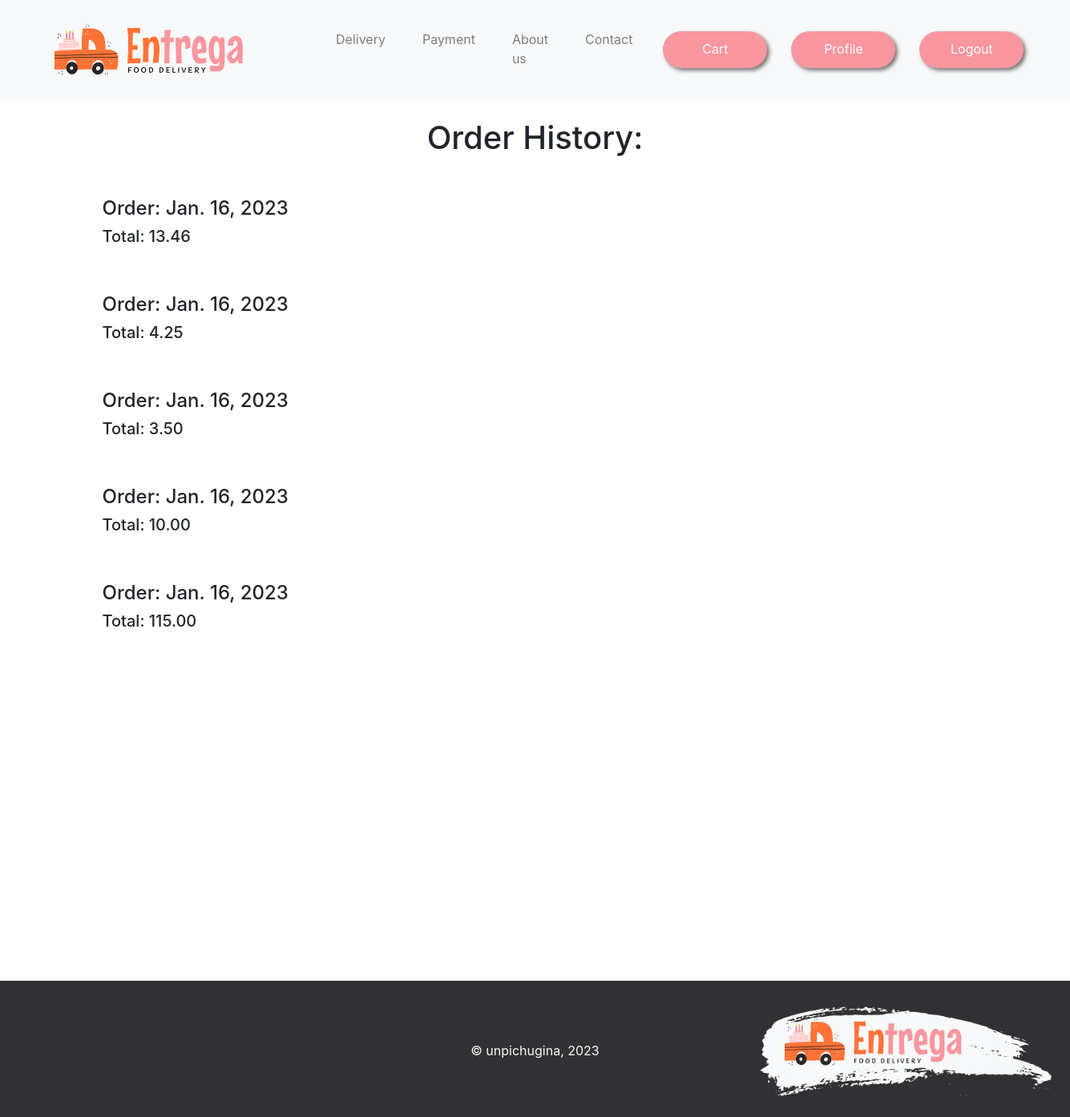
/order/history/ (signed in), run on an earlier commit of the app's database.
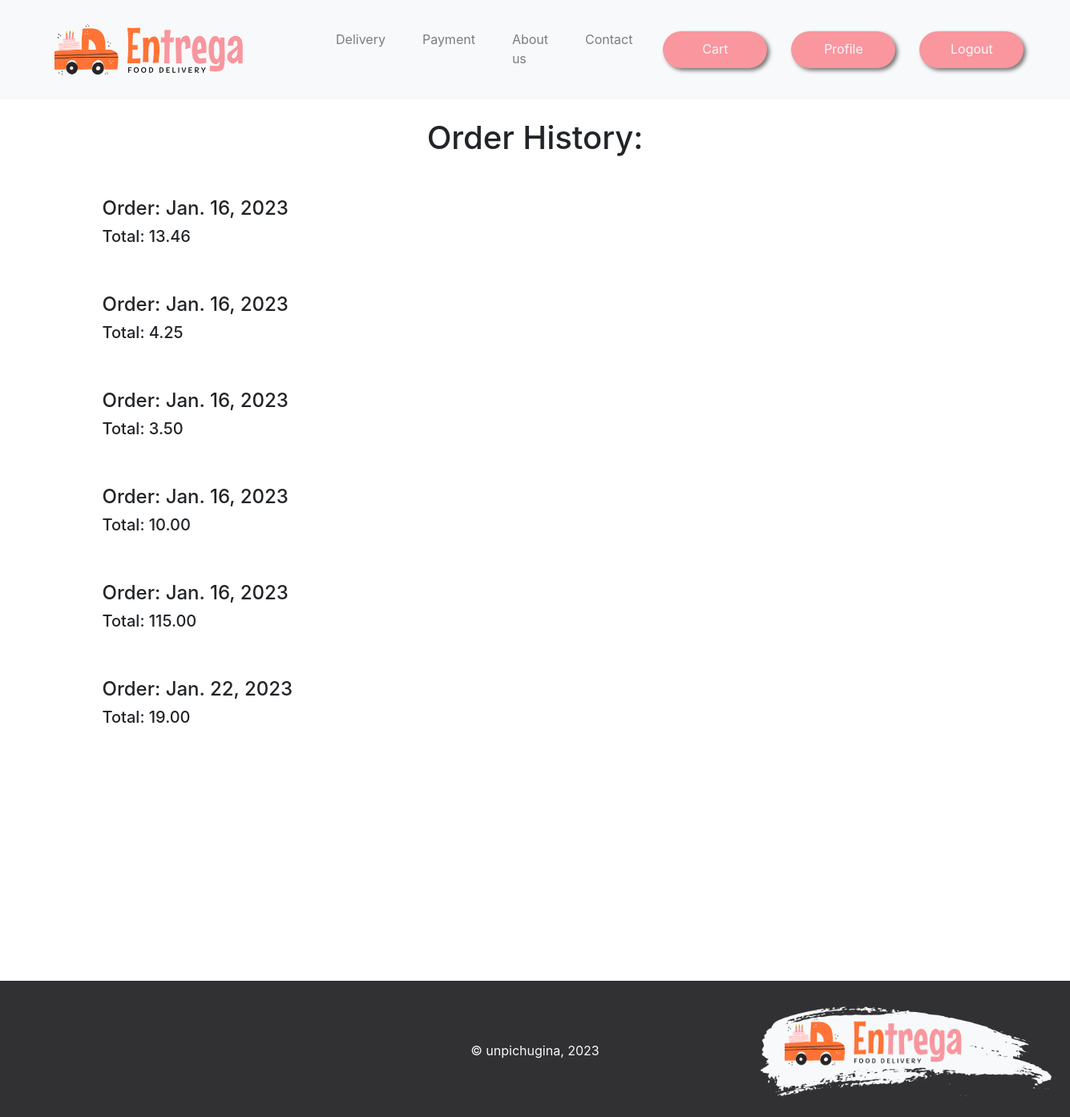
And on a later commit of the database.
### order/models.py (models this page shows, shortened)
class Order(models.Model):
    created_at = models.DateField(auto_now=True)
    user = models.ForeignKey(get_user_model(), on_delete=models.SET_NULL, blank=True, null=True)
    first_name = models.CharField(max_length=255)
    last_name = models.CharField(max_length=255)
    email = models.EmailField()
    phone = models.CharField(max_length=10)
    address = models.CharField(max_length=255)
    note = models.TextField(blank=True, default='')
    status = models.IntegerField(choices=order_status, default=0)
    total = models.DecimalField(default=0, max_digits=100, decimal_places=2)
    objects = OrderManager()

### order/views.py (the view)
# urls.py: path('history/', views.OrderHistoryView.as_view(), name='history'),
class OrderHistoryView(LoginRequiredMixin, ListView):
    template_name = 'history.html'
    model = Order
    def get_queryset(self):
        user_id = self.request.user.id
        if user_id:
            return self.model.objects.get_by_user_id(user_id)
        return super(OrderHistoryView, self).get_queryset()
    def get_context_data(self, **kwargs):
        context = super(OrderHistoryView, self).get_context_data(**kwargs)
        context['items'] = OrderItem.objects.all()
        return context

### order/models.py (called while the page is built)
    def get_prefetched(self):
        return self.get_queryset().select_related('user')

    def get_by_user_id(self, user_id):
        return self.get_prefetched().filter(user=user_id)

### order/templates/history.html (shortened to what this page needs)
{% extends 'base.html' %}
{% load bootstrap4 %}
{%  load static %}
{% block css %}
    <link rel="stylesheet" href="{% static 'css/custom.css' %}">
{% endblock css %}
{%  block content %}
    <section class="order">
        <br>
        <h1 style="text-align: center">Order History:</h1>
            <div class="container" style="margin-top: 50px">
                    {% for item in order_list %}
                            <div class="col-md-4" style="margin-bottom: 20px; min-height: 100px;">
                                <h4 class="card-text">Order: {{ item.created_at }}</h4>
                                <h5 class="card-text">Total: {{ item.total }}</h5>
                            </div>
                    {% endfor %}
            </div>
    </section>
{%  endblock content %}

What changed in the data, as far as the page shows it:
added Order: created_at "Jan. 22, 2023", total "19.00"
